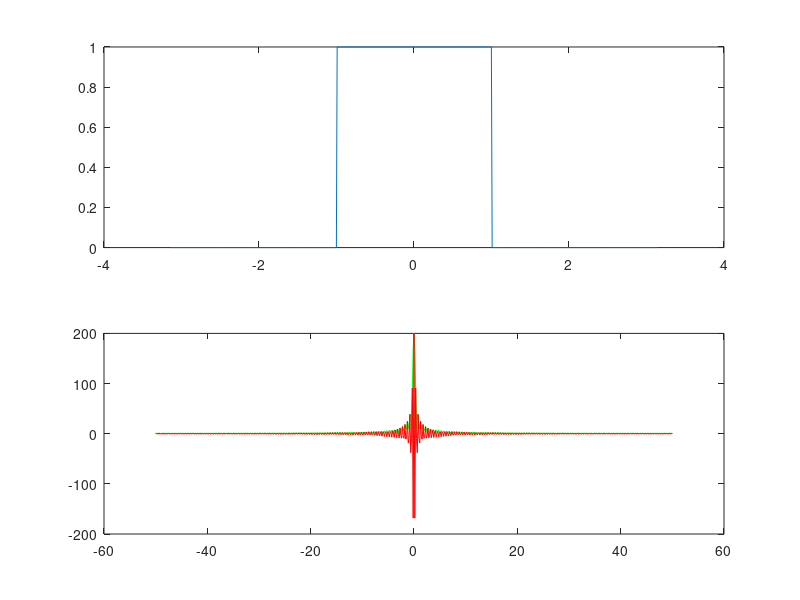

The MATLAB source for this figure:
%% Szereg fouriera 1
close all; clear; clc;

N = 100;
Fs = 100;
t = 0 : 1/Fs : 6;

x = 1 + (3*abs(t-3)-2).*(abs(t-3) <= 1); %robimy tak jesli chcemy miec odwrócny trojkat
%x = 3 * (1 - abs(t-3)).*(abs(t-3) <= 1); %tutaj przyklad dla nie
%odwrócenego
XT = 5 * ones(size(t)) / 6;

for n = 1 : 100
    an = -sin(2*n*pi/3) / (n*pi) + 9 * (cos(2*n*pi/3) - cos(n*pi)) / (n * n * pi * pi);
    XT = XT + 2*an*cos(n*pi*t/3);
end

plot(t,x,'.g',t,XT,'r');

%% Szereg fouriera

Fs = 50;
t = - 15 : 1/Fs : 15;

x = (abs(t)-3) .* (abs(t) <= 3);

XT = -3 * ones(size(t))/2;

for n = 1 : 40
    an = (6*(cos(n*pi)-1))/(n*pi*n*pi);
    XT = XT + an*cos(n*pi*t/3);
end

plot(t, x, 'r', t, XT, 'g');


%% Transformata fouriera 1
close all; clear; clc;

%sygnał prostokątny amp 1, szer 2, tw 0 t od -pi  do pi

Fs = 100;
t = -pi : 1/Fs : pi;

x = 1 * (abs(t)<1);

subplot(211); plot(t,x);

XT = fft(x);
XT = fftshift(XT);

WA = abs(XT); %widmo amplitudowe

f = linspace(-Fs/2, Fs/2, length(t));

subplot(212), plot(f, WA, 'g', f, XT, 'r');